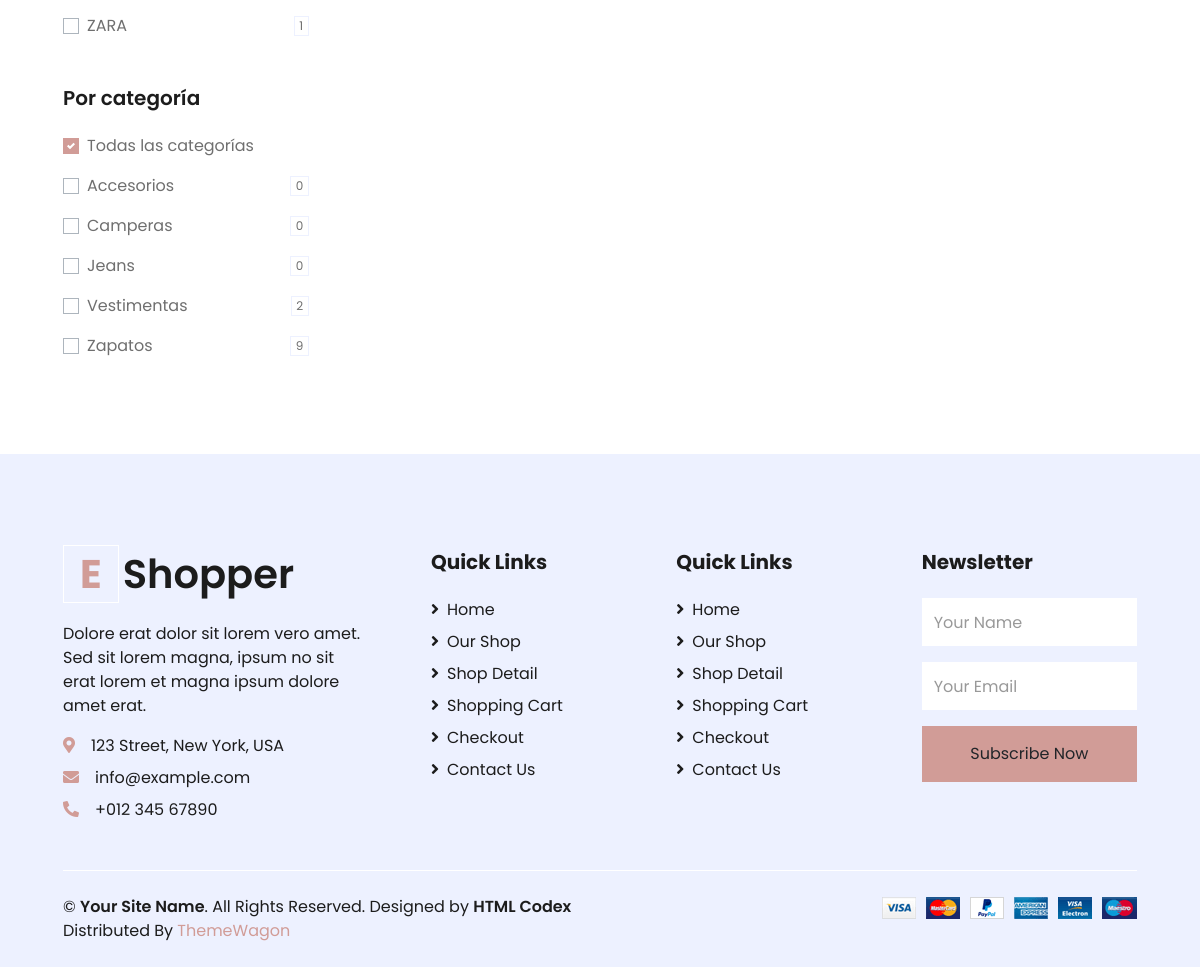
The app's page /shop/ (lower part), older data.
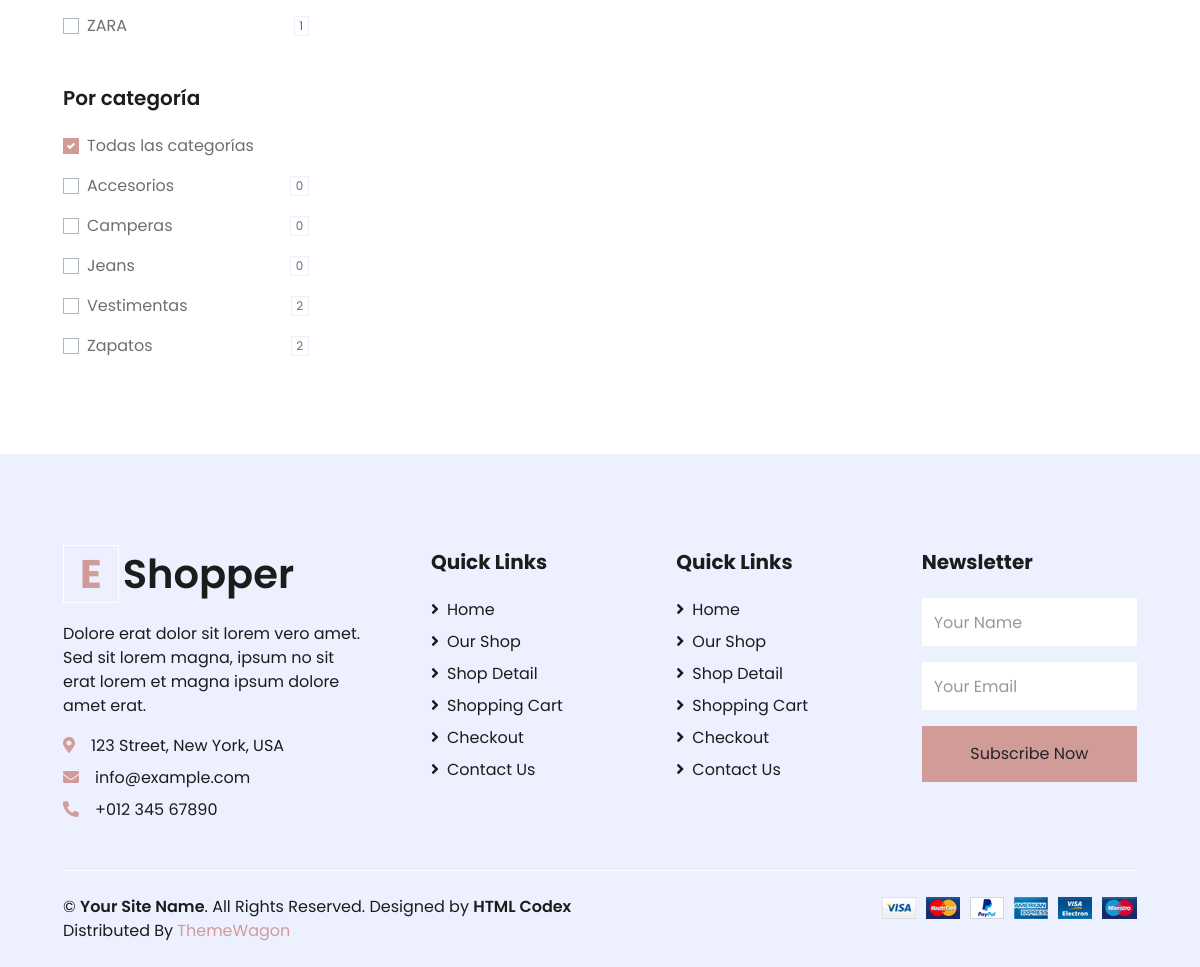
The same page, newer data.
### Tiendaweb/models.py (models this page shows, shortened)
class Categoria(models.Model):
	Nombre = models.CharField(max_length=30, primary_key=True)
	Cantidad = models.PositiveSmallIntegerField(default=0)
	Imagen = models.ImageField('Imagen:', upload_to='img_productos/Categoria/', default='')

### Tiendaweb/views.py (the view, shortened to what this page needs)
# urls.py: path('shop/', views.shoplist, name='shop-list'),
def shoplist(request):
	cat = tam = mar = None
	Products = Imagene.objects.all().select_related('producto')
	Product_List = Imagene.objects.all().select_related('producto')
	if request.GET.get('Tamanio'):
		tam = request.GET.get('Tamanio')
		fil = 'producto__' + tam + '__gt'
		Product_List = Product_List.filter(**{ fil: 0 })
	if request.GET.get('Categoria'):
		cat = request.GET.get('Categoria')
		request.session['Categoria'] = cat
		Product_List = Product_List.filter(producto__Categoria=cat)
	if request.GET.get('Marca'):
		mar = request.GET.get('Marca')
		request.session['Marca'] = mar
		Product_List = Product_List.filter(producto__Marca=mar)
	if request.GET.get('Orden'):
		order = request.GET.get('Orden')
		if order == 'Lastest':
			Product_List = Product_List.order_by('-producto__fecha_alta')
		elif order == 'BestRating':
			Product_List = Product_List.order_by('-producto__Vendidos')
	page = request.GET.get('page', 1)
	paginator = Paginator(Product_List, 12)
	try:
		page_obj = paginator.page(page)
	except PageNotAnInteger:
		page_obj = paginator.page(1)
	except EmptyPage:
		page_obj = paginator.page(paginator.num_pages)
	context = {
		'Mar_Sort':Marca.objects.values('Nombre').annotate(total=Count('Nombre')).order_by(),
		'Cat_Sort':Categoria.objects.all().order_by('Nombre'),
		'cat':cat, 'tam':tam, #'col':col
		'mar':mar, 'page_obj':page_obj,
	}
	return render(request, 'shop.html', {'context':context,
		'Favorito':obtener_favoritos(request),
		'Carrito':obtener_carrito(request),
		'ListaCategoria':obtener_categoria()})

### Tiendaweb/views.py (called while the page is built)
def obtener_categoria():  # Buscamos los productos (primeros 8), esto es solo para la pestaña productos
	catlist = Categoria.objects.all()[:8]
	return catlist

def obtener_carrito(request):  #Devuelve el carrito y sus items del usuario
	if request.user.is_authenticated:
		carrito, created = Carrito.objects.get_or_create(usuario=request.user)
		items = ItemCarrito.objects.filter(carrito=carrito)
		cantidad = ItemCarrito.objects.filter(carrito=carrito).count()
		context = {'carrito':carrito,
		'items': items, 'cantidad':cantidad}
	else:
		context = None
	return context

def obtener_favoritos(request): #Devuelve los favoritos marcados por el usuario
	if request.user.is_authenticated:
		fav = Favorito.objects.filter(usuario=request.user)
		cantidad = Favorito.objects.filter(usuario=request.user).count()
		contextfav = {'fav':fav,
		'cantidad': cantidad}
	else:
		contextfav = None
	return contextfav

### Tiendaweb/templates/shop.html (shortened to what the changed rows need)
{% load static %}
{% load spurl %}
<!DOCTYPE html>
<html lang="en">
<head>
    <link href="https://cdnjs.cloudflare.com/ajax/libs/font-awesome/5.10.0/css/all.min.css" rel="stylesheet">
    <link href="{% static 'lib/owlcarousel/assets/owl.carousel.min.css' %}" rel="stylesheet">
    <link href="{% static 'css/style.css' %}" rel="stylesheet">
</head>
<body>
    <div class="container-fluid pt-5">
        <div class="row px-xl-5">
            <div class="col-lg-3 col-md-12">
                <div class="mb-5">
                    <form id="cat">
						{% for row in context.Cat_Sort %}
							<div class="custom-control custom-checkbox d-flex align-items-center justify-content-between mb-3">
								<label class="custom-control-label" for="cat-{{row.Nombre}}">{{row.Nombre}}</label>
								<span class="badge border font-weight-normal">{{row.Cantidad}}</span>
							</div>
						{% endfor %}
					</form>
                </div>
			</div>
        </div>
    </div>
    <div class="container-fluid bg-secondary text-dark mt-5 pt-5">
        <div class="row px-xl-5 pt-5">
            <div class="col-lg-4 col-md-12 mb-5 pr-3 pr-xl-5">
                <a href="" class="text-decoration-none">
                    <h1 class="mb-4 display-5 font-weight-semi-bold"><span class="text-primary font-weight-bold border border-white px-3 mr-1">E</span>Shopper</h1>
                </a>
            </div>
        </div>
    </div>
</body>
</html>

Row changes from the older to the newer data that the page shows:
changed Categoria "Zapatos": Cantidad "9" → "2"
